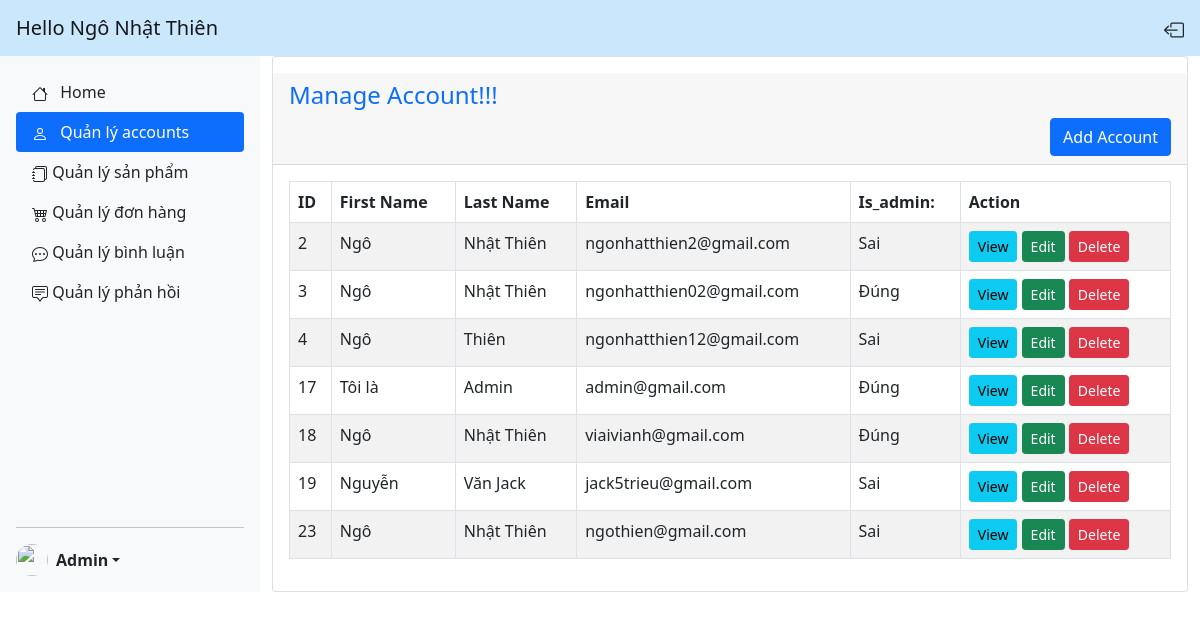
Page /admin/account.php (signed in) on the committed database.
### tables this page shows
CREATE TABLE `accounts` (
  `id` int(11) NOT NULL,
  `firstName` varchar(255) NOT NULL,
  `lastName` varchar(255) NOT NULL,
  `birthday` date NOT NULL,
  `address` text NOT NULL,
  `phone` varchar(12) DEFAULT NULL,
  `email` varchar(255) NOT NULL,
  `password` varchar(255) NOT NULL,
  `gender` varchar(8) NOT NULL,
  `is_admin` tinyint(1) NOT NULL DEFAULT 0,
  `created_at` timestamp NOT NULL DEFAULT current_timestamp()
);

### HTML/admin/account.php (the view, shortened to what this page needs)
<!DOCTYPE html>
<html lang="en">
<head>
    <link href="https://cdn.jsdelivr.net/npm/bootstrap@5.0.2/dist/css/bootstrap.min.css" rel="stylesheet">
</head>
<body>
    <?php if (!isset($_SESSION['is_admin']) || !$_SESSION['is_admin']) { ?>
        <div class="alert alert-danger text-center" role="alert">
            You don't have permission
        </div>
        <a href="../index.php" class="btn btn-primary">Return to homepage</a>
    <?php } else { ?>
        <nav class="navbar navbar-light" style="background-color: #cbe7fb;">
            <span class="navbar-brand mb-0 h1 ms-3">Hello <?php echo $_SESSION['name']; ?> </span>
            <a href="logout.php" class="nav-link link-dark">
            </a>
        </nav>
        <div class="d-flex">
            <div class="d-flex flex-column flex-shrink-0 p-3 bg-light" style="width: 260px; background-color: #e3f2fd;">
                <ul class="nav nav-pills flex-column mb-auto">
                    <li class="nav-item">
                        <a href="index.php" class="nav-link link-dark">
                            Home
                        </a>
                    </li>
                    <li>
                        <a href="account.php" class="nav-link active" aria-current="page">
                            Quản lý accounts
                        </a>
                    </li>
                    <li>
                        <a href="product.php" class="nav-link link-dark">
                            Quản lý sản phẩm
                        </a>
                    </li>
                    <li>
                        <a href="order.php" class="nav-link link-dark">
                            Quản lý đơn hàng
                        </a>
                    </li>
                    <li>
                        <a href="comment.php" class="nav-link link-dark">
                            Quản lý bình luận
                        </a>
                    </li>
                    <li>
                        <a href="reply.php" class="nav-link link-dark">
                            Quản lý phản hồi
                        </a>
                    </li>
                </ul>
                <hr>
                <div class="dropdown">
                    <a href="#" class="d-flex align-items-center link-dark text-decoration-none dropdown-toggle" id="dropdownUser2" data-bs-toggle="dropdown" aria-expanded="false">
                        <img src="http://cdn.onlinewebfonts.com/svg/img_325798.png" alt="" width="32" height="32" class="rounded-circle me-2">
                        <strong>Admin</strong>
                    </a>
                </div>
            </div>
            <div class="container">
                <div class="row">
                    <div class="col-md-12">
                        <div class="card">
                            <div class="card-header mt-3">
                                <div class="h4 text-primary">
                                    Manage Account!!!
                                </div>
                                <button type="button" class="btn btn-primary float-end" data-bs-toggle="modal" data-bs-target="#userAddModal">
                                    Add Account
                                </button>
                            </div>
                            <div class="card-body">
                                <table class="table table-bordered table-striped" id="myTable">
                                    <thead>
                                        <tr>
                                            <th>ID</th>
                                            <th>First Name</th>
                                            <th>Last Name</th>
                                            <th>Email</th>
                                            <th>Is_admin:</th>
                                            <th>Action</th>
                                        </tr>
                                    </thead>
                                    <tbody>
                                        <?php
                                        require 'dbcon.php';
                                        $sql = "SELECT * FROM accounts";
                                        $result = mysqli_query($conn, $sql);
                                        if (mysqli_num_rows($result) > 0) {
                                            foreach ($result as $user) {
                                        ?>
                                                <tr>
                                                    <td><?= $user['id'] ?></td>
                                                    <td><?= $user['firstName'] ?></td>
                                                    <td><?= $user['lastName'] ?></td>
                                                    <td><?= $user['email'] ?></td>
                                                    <td><?= $user['is_admin'] ? 'Đúng' : 'Sai' ?></td>
                                                    <td>
                                                        <button type="button" value="<?= $user['id']; ?>" class="viewUserBtn btn btn-info btn-sm">View</button>
                                                        <button type="button" value="<?= $user['id']; ?>" class="editUserBtn btn btn-success btn-sm">Edit</button>
                                                        <button type="button" value="<?= $user['id']; ?>" class="deleteUserBtn btn btn-danger btn-sm">Delete</button>
                                                    </td>
                                                </tr>
                                        <?php
                                            }
                                        }
                                        ?>
                                    </tbody>
                                </table>
                            </div>
                        </div>
                    </div>
                </div>
            </div>
        </div>
    <?php } ?>
</body>
</html>

### rows in the picture
accounts: id "2", firstName "Ngô", lastName "Nhật Thiên", email "ngonhatthien2@gmail.com", is_admin "Sai"
accounts: id "3", firstName "Ngô", lastName "Nhật Thiên", email "ngonhatthien02@gmail.com", is_admin "Đúng"
accounts: id "4", firstName "Ngô", lastName "Thiên", email "ngonhatthien12@gmail.com", is_admin "Sai"
accounts: id "17", firstName "Tôi là", lastName "Admin", email "admin@gmail.com", is_admin "Đúng"
accounts: id "18", firstName "Ngô", lastName "Nhật Thiên", email "viaivianh@gmail.com", is_admin "Đúng"
accounts: id "19", firstName "Nguyễn", lastName "Văn Jack", email "jack5trieu@gmail.com", is_admin "Sai"
accounts: id "23", firstName "Ngô", lastName "Nhật Thiên", email "ngothien@gmail.com", is_admin "Sai"

### other values in the picture
$_SESSION['name'] "Ngô Nhật Thiên"
